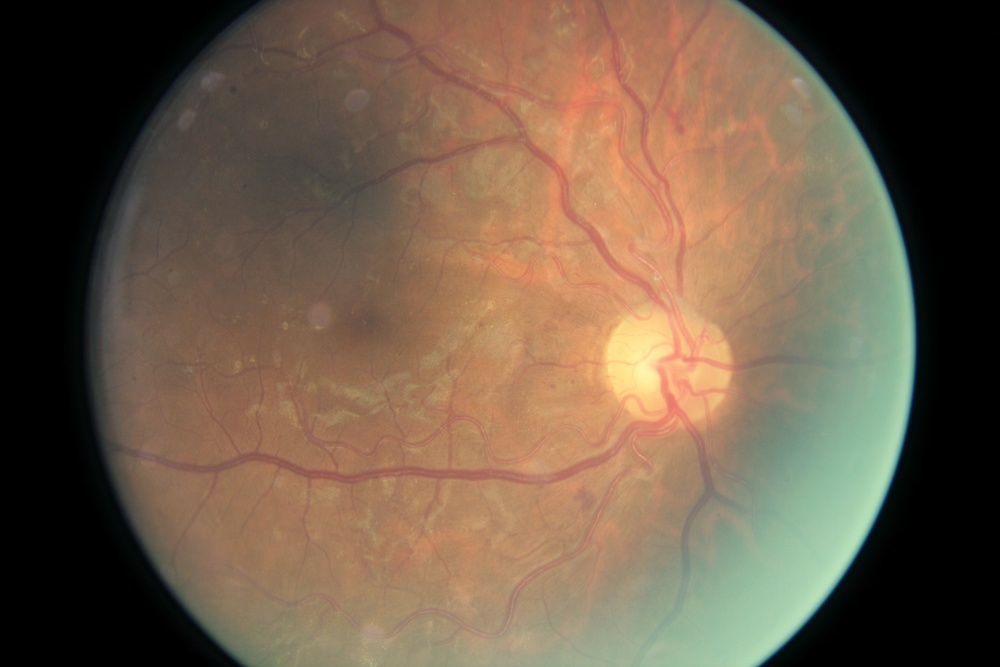
%> input picture batch1/10047_left.jpeg, 1000 x 667 px, shrunk from 3888 x 2592 before the run; its folder holds only this picture in this run
$ octave Mariasfilter.m   (GNU Octave 9; MATLAB toolbox functions it lacks are replaced by stand-ins)
%> lines starting %> are read from the running program, lines starting %| are printed output that depends on the picture
clc; clear; close all;

%access 25 left eye photos
path = 'M:\Desktop\compapp\MASK Project\Mask\batch1\';
%create struct with 25 photos
files = dir(strcat(path,'\\*.jpeg'));

figure;
hold on;
%For loop to go through each pic
for ii = 1:length(files)
    I = imread(strcat(path,files(ii).name));
%> I is the input picture: size 667x1000x3 uint8; mean R, G, B 111.9, 92.5, 73.3
    gray = rgb2gray(I);
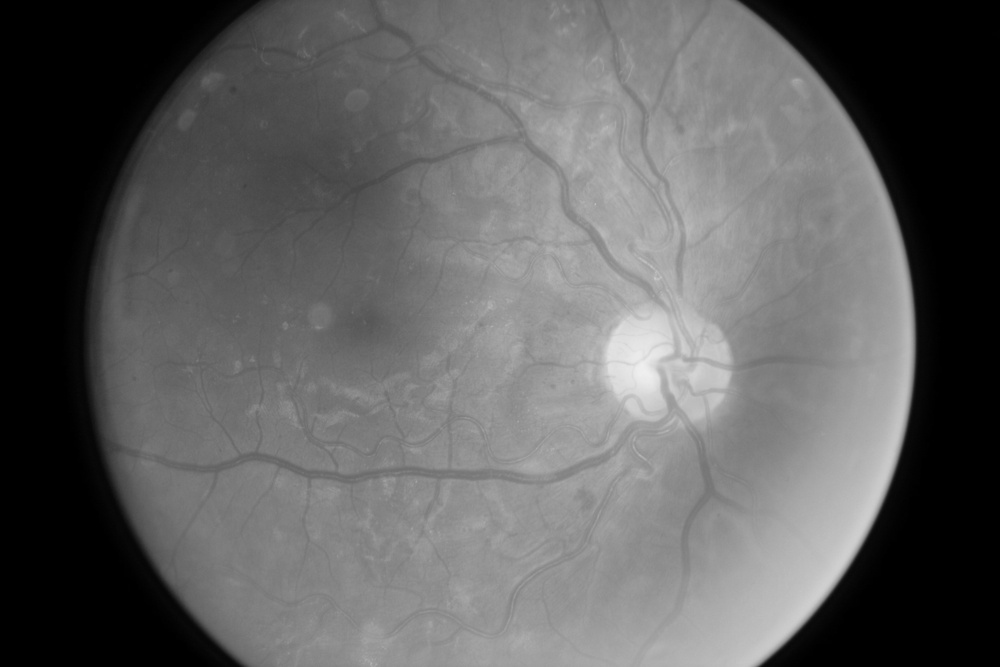
%> gray: size 667x1000 uint8; min 0, max 240, mean 96.1
    %Contrast-limited adaptive histogram equalization (CLAHE)
    edit = adapthisteq(gray,'clipLimit',0.005,'Distribution','exponential'); %clip limit decides how much contrast
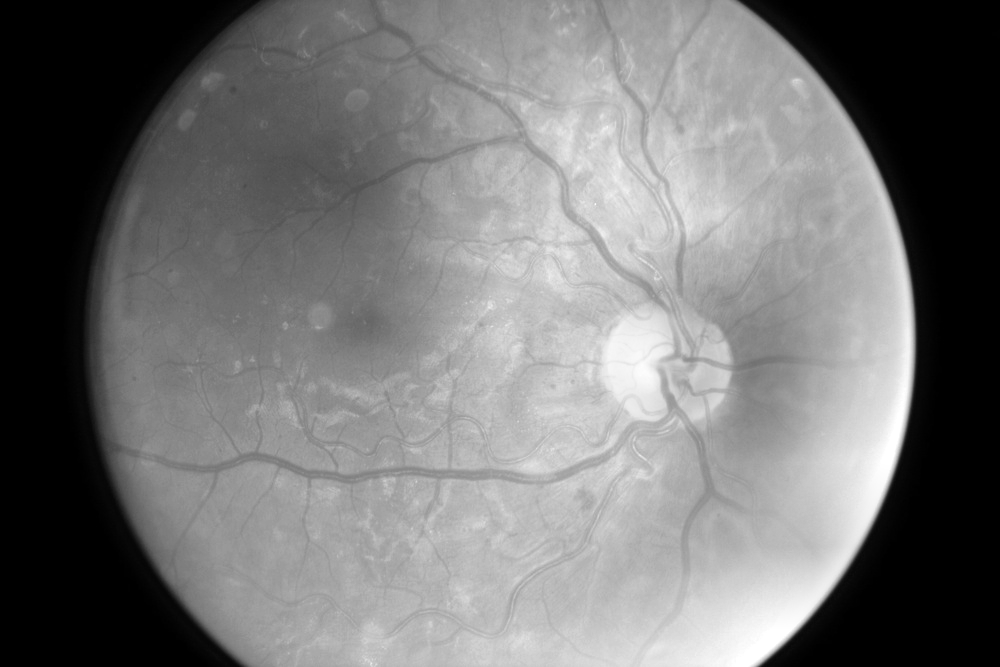
%> edit: size 667x1000 uint8; min 0, max 255, mean 117.2
    edit = imadjust(edit);
    subplot(5,5,ii);
    imshowpair(gray,edit,'montage');
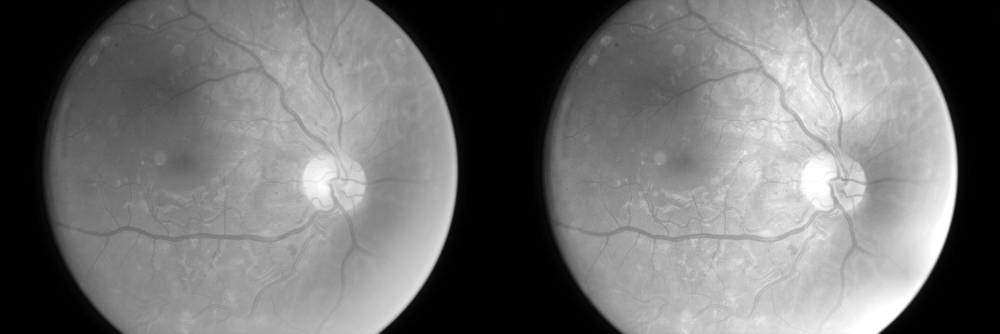
%> displayed picture: size 667x2000, on the screen's scale of 0 to 255 (shown at 1/2 size); min 0, max 255, mean 113
    title('Original and Enhanced')

end
hold off

% [34 lines of commented-out code are left out]

$ run again, on batch1/10262_left.jpeg
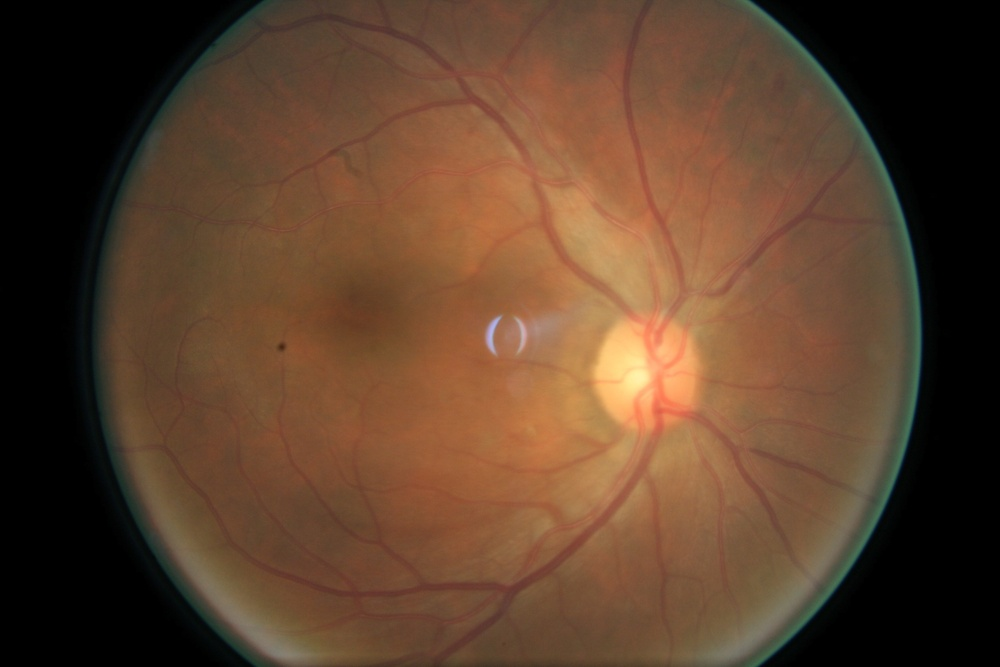
%> input picture batch1/10262_left.jpeg, 1000 x 667 px, shrunk from 3888 x 2592 before the run
%> I is the input picture: size 667x1000x3 uint8; mean R, G, B 92.6, 64.7, 44.4
%> `edit = imadjust(edit);`:
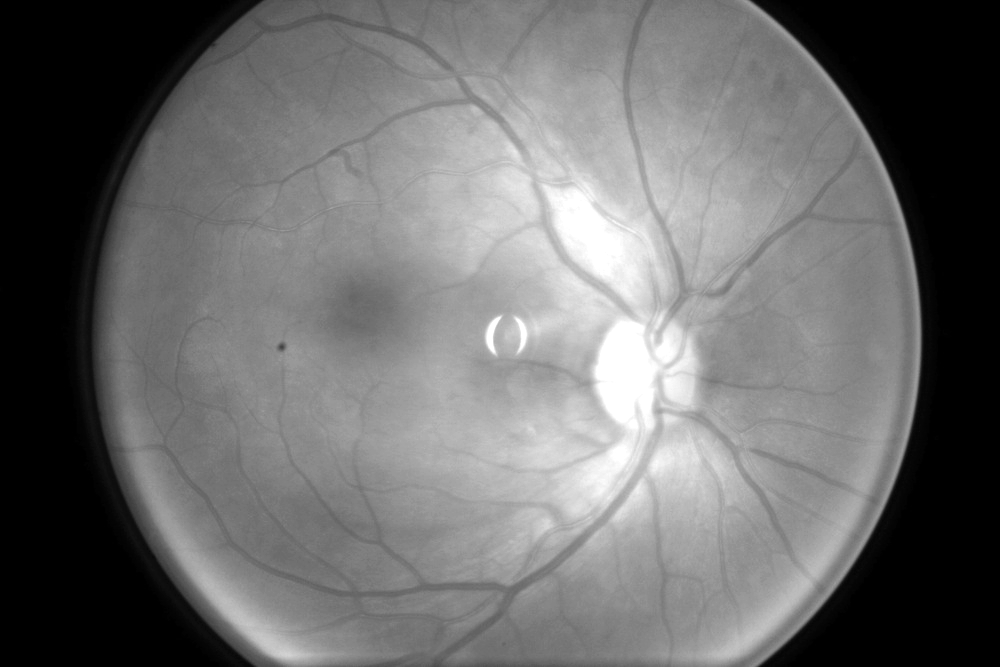
%> edit: size 667x1000 uint8; min 0, max 255, mean 108.3
%> `imshowpair(gray,edit,'montage');`:
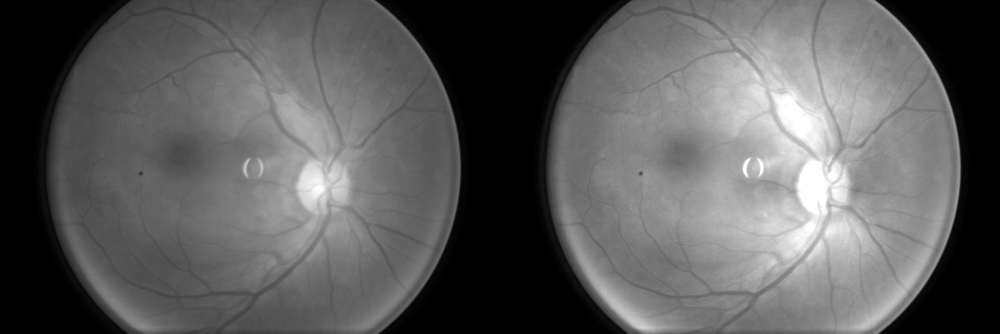
%> displayed picture: size 667x2000, on the screen's scale of 0 to 255 (shown at 1/2 size); min 0, max 255, mean 92.2

$ run again, on batch1/10317_left.jpeg
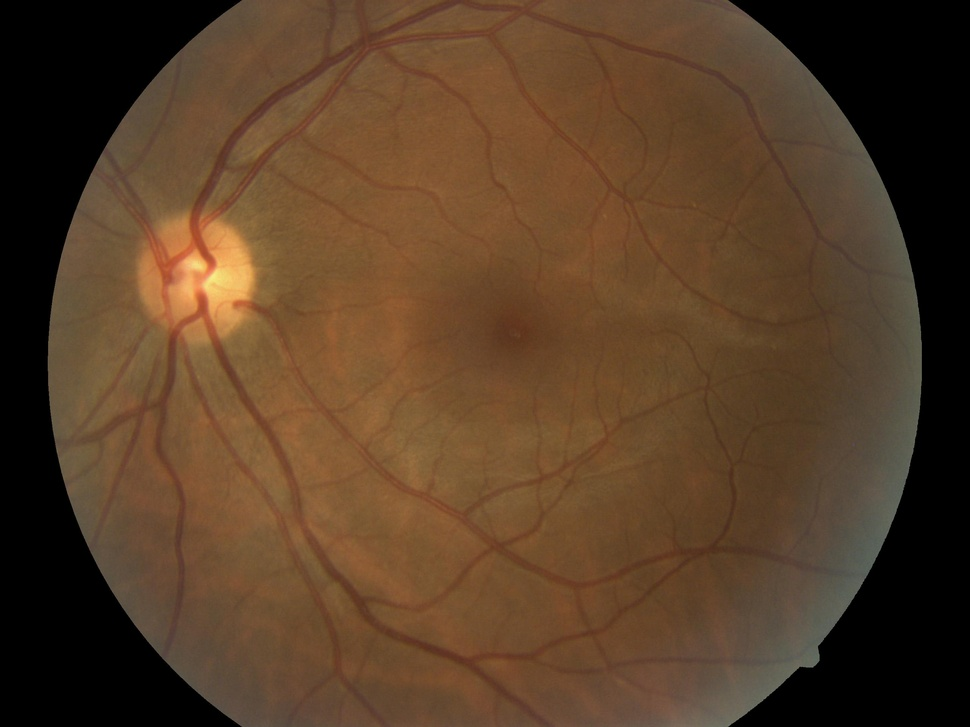
%> input picture batch1/10317_left.jpeg, 970 x 727 px, shrunk from 2560 x 1920 before the run
%> I is the input picture: size 727x970x3 uint8; mean R, G, B 87.3, 62.1, 39.6
%> `edit = imadjust(edit);`:
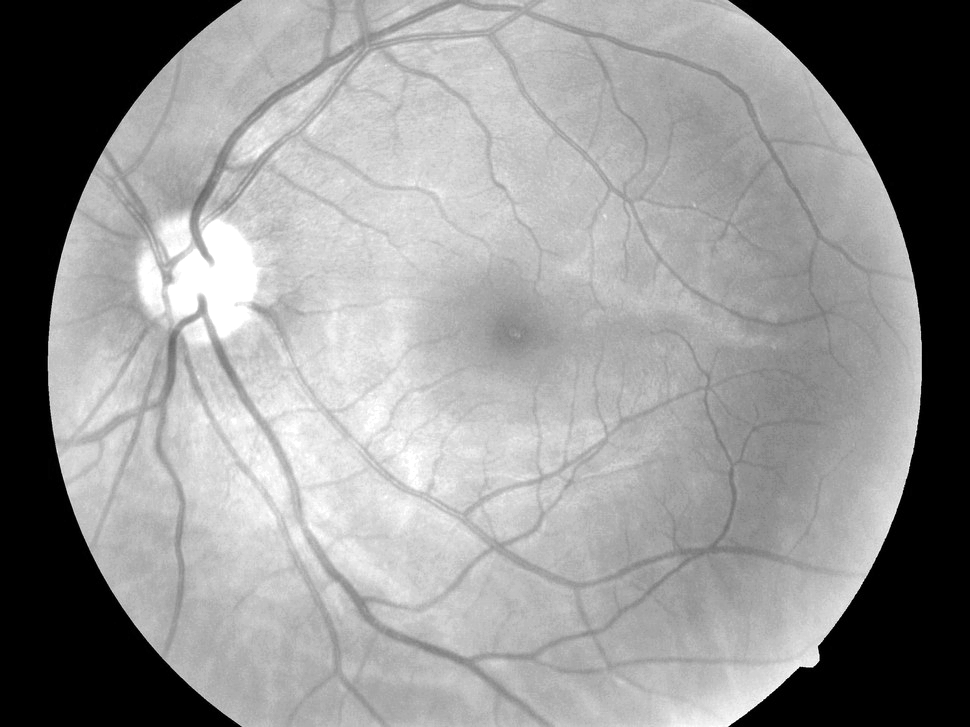
%> edit: size 727x970 uint8; min 0, max 255, mean 146.1
%> `imshowpair(gray,edit,'montage');`:
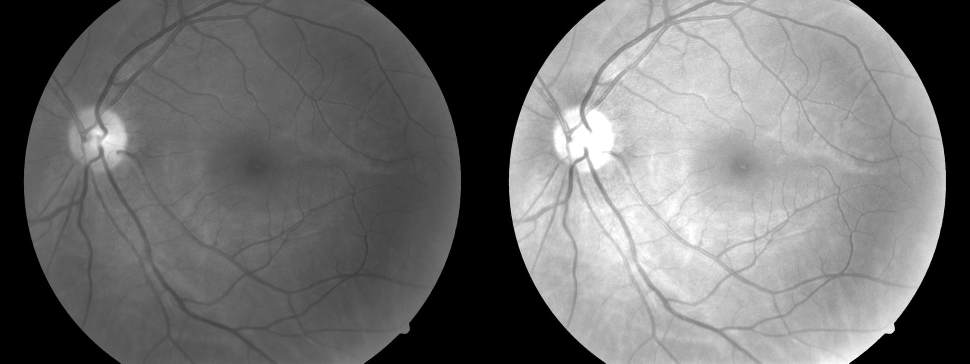
%> displayed picture: size 727x1940, on the screen's scale of 0 to 255 (shown at 1/2 size); min 0, max 255, mean 110.8

$ run again, on batch1/1008_left.jpeg
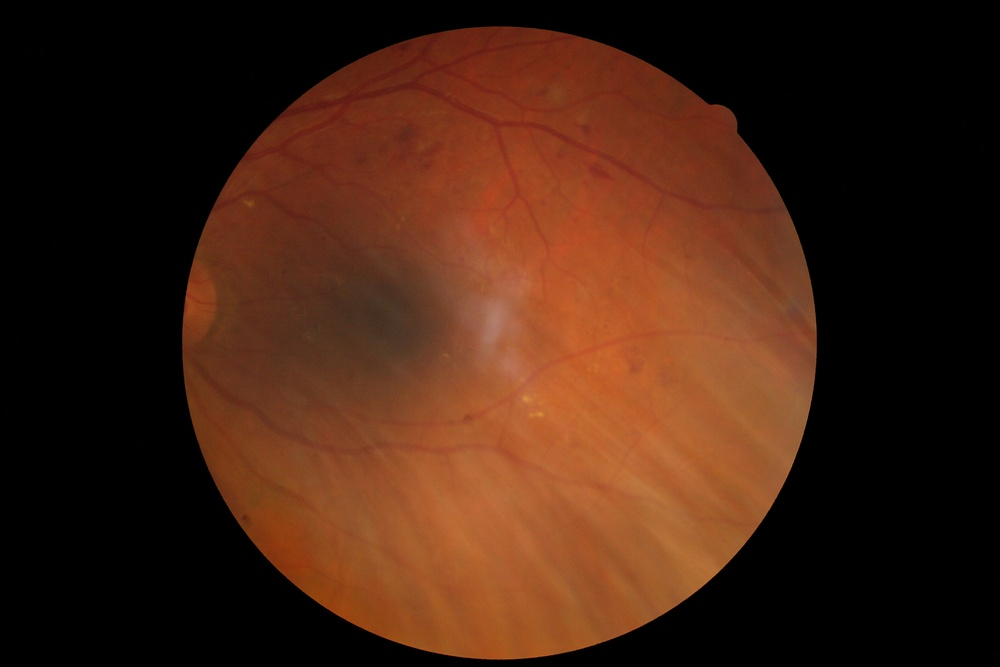
%> input picture batch1/1008_left.jpeg, 1000 x 667 px, shrunk from 3888 x 2592 before the run
%> I is the input picture: size 667x1000x3 uint8; mean R, G, B 67.4, 34.2, 17.9
%> `edit = adapthisteq(gray,'clipLimit',0.005,'Distribution','exponential');`:
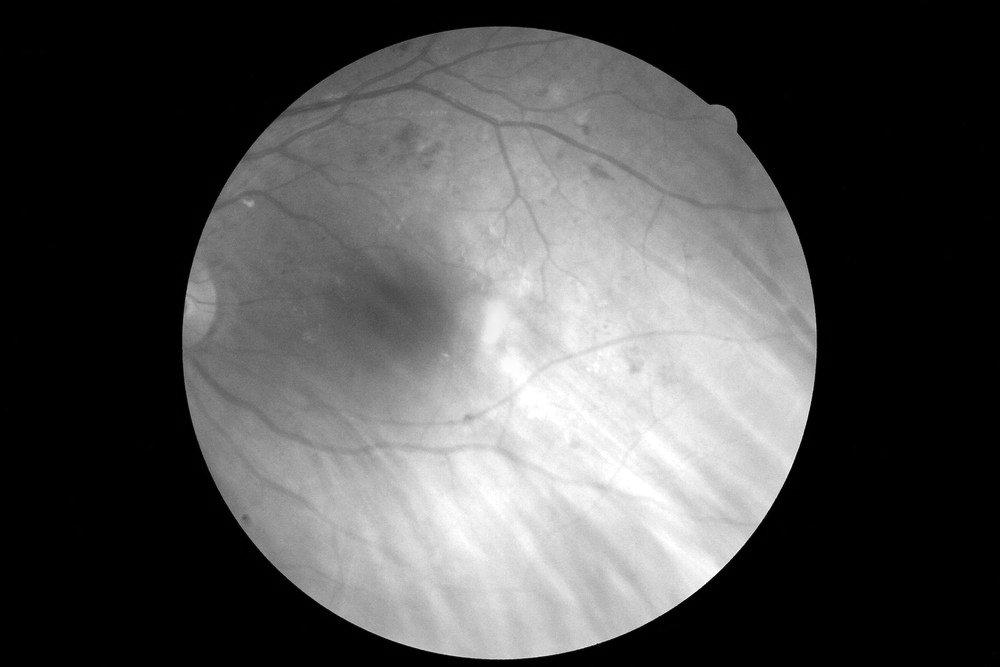
%> edit: size 667x1000 uint8; min 0, max 255, mean 79.5
%> `imshowpair(gray,edit,'montage');`:
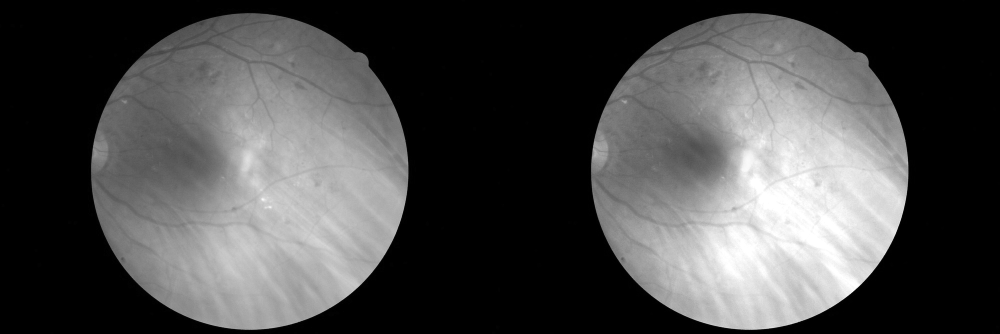
%> displayed picture: size 667x2000, on the screen's scale of 0 to 255 (shown at 1/2 size); min 0, max 255, mean 74.9
